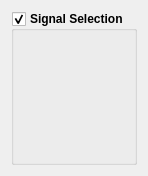
<?xml version="1.0" encoding="UTF-8"?>
<ui version="4.0">
 <class>SignalSelection</class>
 <widget class="QWidget" name="SignalSelection">
  <property name="geometry">
   <rect>
    <x>0</x>
    <y>0</y>
    <width>129</width>
    <height>176</height>
   </rect>
  </property>
  <property name="windowTitle">
   <string>Form</string>
  </property>
  <layout class="QHBoxLayout" name="horizontalLayout">
   <item>
    <widget class="QGroupBox" name="groupBox">
     <property name="font">
      <font>
       <weight>75</weight>
       <bold>true</bold>
      </font>
     </property>
     <property name="title">
      <string>Signal Selection</string>
     </property>
     <property name="flat">
      <bool>true</bool>
     </property>
     <property name="checkable">
      <bool>true</bool>
     </property>
     <layout class="QHBoxLayout" name="horizontalLayout_2">
      <property name="leftMargin">
       <number>9</number>
      </property>
      <property name="topMargin">
       <number>9</number>
      </property>
      <property name="rightMargin">
       <number>9</number>
      </property>
      <property name="bottomMargin">
       <number>9</number>
      </property>
      <item>
       <widget class="SignalList" name="signal_list" native="true"/>
      </item>
     </layout>
    </widget>
   </item>
  </layout>
 </widget>
 <customwidgets>
  <customwidget>
   <class>SignalList</class>
   <extends>QWidget</extends>
   <header>madernpytools/qtgui/signal_list</header>
   <container>1</container>
  </customwidget>
 </customwidgets>
 <resources/>
 <connections/>
</ui>
